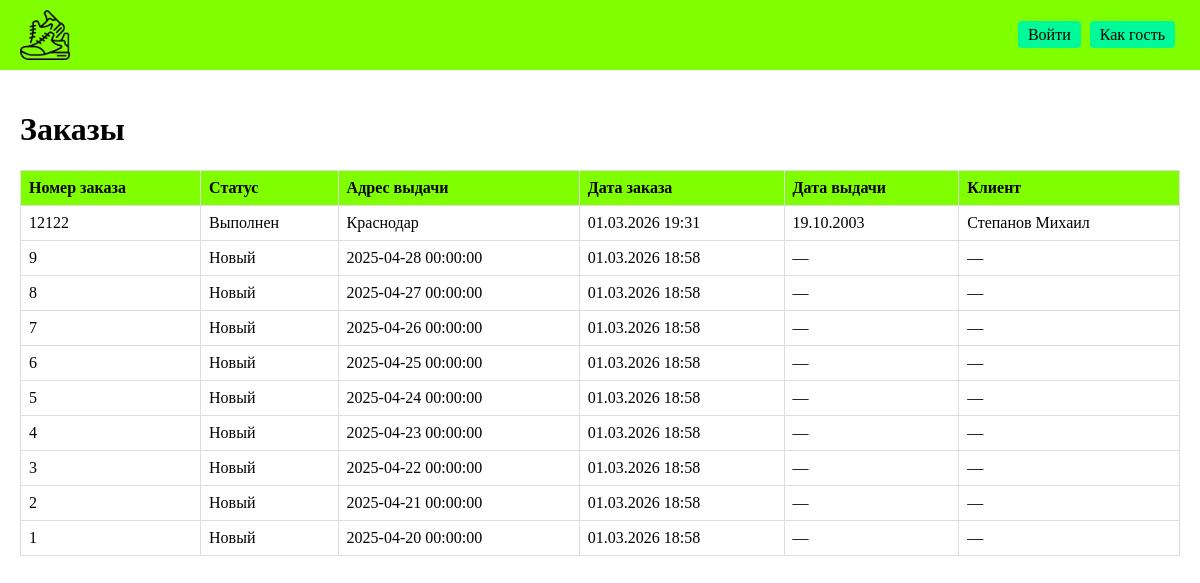
Screenshot of /orders/ with the database file from the repository.
### main/models.py (models this page shows, shortened)
class Order(models.Model):
    STATUS_CHOICES = (
        ('new', 'Новый'),
        ('processing', 'В обработке'),
        ('completed', 'Выполнен'),
        ('cancelled', 'Отменён'),
    )
    order_number = models.CharField(max_length=20, unique=True)
    user = models.ForeignKey(User, on_delete=models.SET_NULL, null=True, blank=True, related_name='orders', verbose_name='Клиент')
    status = models.CharField(max_length=20, choices=STATUS_CHOICES, default='new')
    pickup_point = models.CharField(max_length=255)
    order_date = models.DateTimeField(auto_now_add=True)
    issue_date = models.DateTimeField(null=True, blank=True)

class User(AbstractUser):
    ROLE_CHOICES = (
        ('client', 'Авторизованный клиент'),
        ('manager', 'Менеджер'),
        ('admin', 'Администратор'),
    )
    role = models.CharField(max_length=20, choices=ROLE_CHOICES, default='client')

### main/views.py (the view)
# urls.py: path('orders/', views.order_list, name='order_list'),
def order_list(request):
    orders = Order.objects.all().order_by('-order_date')
    return render(request, 'main/order_list.html', {'orders': orders})

### main/templates/main/order_list.html (shortened to what this page needs)
{% extends 'main/base.html' %}
{% block content %}
<h1>Заказы</h1>
<table>
    <thead>
        <tr>
            <th>Номер заказа</th>
            <th>Статус</th>
            <th>Адрес выдачи</th>
            <th>Дата заказа</th>
            <th>Дата выдачи</th>
            <th>Клиент</th>
        </tr>
    </thead>
    <tbody>
        {% for order in orders %}
        <tr>
            <td>{{ order.order_number }}</td>
            <td>{{ order.get_status_display }}</td>
            <td>{{ order.pickup_point }}</td>
            <td>{{ order.order_date|date:"d.m.Y H:i" }}</td>
            <td>{{ order.issue_date|date:"d.m.Y"|default:"—" }}</td>
            <td>
                {% if order.user %}
                    {{ order.user.last_name }} {{ order.user.first_name }}
                {% else %}
                    —
                {% endif %}
            </td>
        </tr>
        {% empty %}
        <tr>
            <td colspan="7">Нет заказов.</td>
        </tr>
        {% endfor %}
    </tbody>
</table>
{% endblock %}

### main/templates/main/base.html (style rules this page uses)
body { font-family: 'Times New Roman', serif; background-color: #FFFFFF; margin: 0; padding: 0; }

### main/templates/main/order_list.html (style rules this page uses)
table { width: 100%; border-collapse: collapse; margin-top: 20px; }
th, td { border: 1px solid #ddd; padding: 8px; text-align: left; }
th { background-color: #7FFF00; }

### rows the page displays
Order: order_number "12122", status "Выполнен", pickup_point "Краснодар", order_date "01.03.2026 19:31", issue_date "19.10.2003", user.last_name "Степанов", user.first_name "Михаил"
Order: order_number "9", status "Новый", pickup_point "2025-04-28 00:00:00", order_date "01.03.2026 18:58", issue_date "—"
Order: order_number "8", status "Новый", pickup_point "2025-04-27 00:00:00", order_date "01.03.2026 18:58", issue_date "—"
Order: order_number "7", status "Новый", pickup_point "2025-04-26 00:00:00", order_date "01.03.2026 18:58", issue_date "—"
Order: order_number "6", status "Новый", pickup_point "2025-04-25 00:00:00", order_date "01.03.2026 18:58", issue_date "—"
Order: order_number "5", status "Новый", pickup_point "2025-04-24 00:00:00", order_date "01.03.2026 18:58", issue_date "—"
Order: order_number "4", status "Новый", pickup_point "2025-04-23 00:00:00", order_date "01.03.2026 18:58", issue_date "—"
Order: order_number "3", status "Новый", pickup_point "2025-04-22 00:00:00", order_date "01.03.2026 18:58", issue_date "—"
Order: order_number "2", status "Новый", pickup_point "2025-04-21 00:00:00", order_date "01.03.2026 18:58", issue_date "—"
Order: order_number "1", status "Новый", pickup_point "2025-04-20 00:00:00", order_date "01.03.2026 18:58", issue_date "—"
